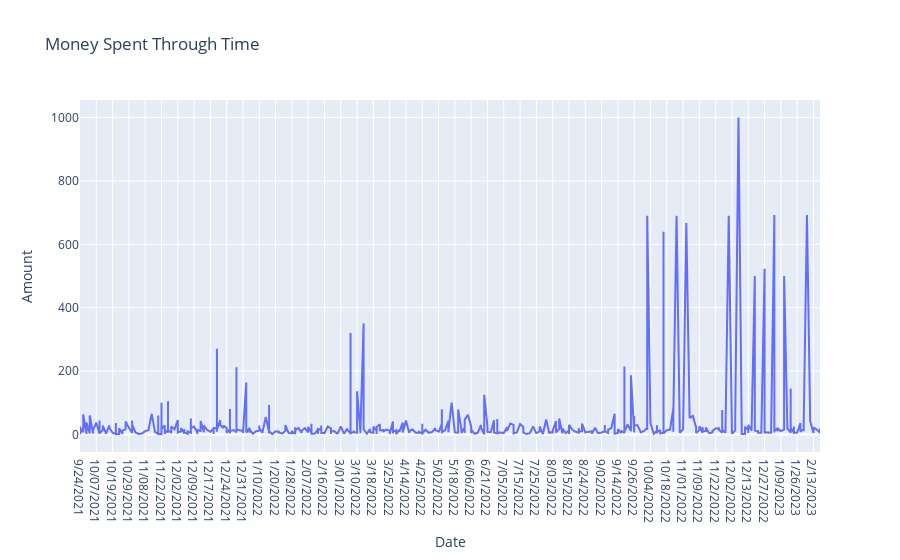

This figure's notebook cell:
### Code cell
df_mint = df_mint.loc[::-1]

fig = px.line(df_mint1, x='Date', y="Amount", title="Money Spent Through Time")
fig.show()

### Figure 1 — Plotly figure (JSON) as saved in the notebook; plotly's stock layout.template omitted (floating-point values rounded to 4 significant figures; data arrays with more than 128 entries replaced by an {"elided": "..."} marker saying what was removed)
{"data": [{"hovertemplate": "Date=%{x}<br>Amount=%{y}<extra></extra>", "legendgroup": "", "line": {"color": "#636efa", "dash": "solid"}, "marker": {"symbol": "circle"}, "mode": "lines", "name": "", "orientation": "v", "showlegend": false, "type": "scatter", "x": {"elided": "607 str values"}, "xaxis": "x", "y": {"elided": "607 float values"}, "yaxis": "y"}], "layout": {"legend": {"tracegroupgap": 0}, "title": {"text": "Money Spent Through Time"}, "xaxis": {"anchor": "y", "domain": [0, 1], "title": {"text": "Date"}}, "yaxis": {"anchor": "x", "domain": [0, 1], "title": {"text": "Amount"}}}}
